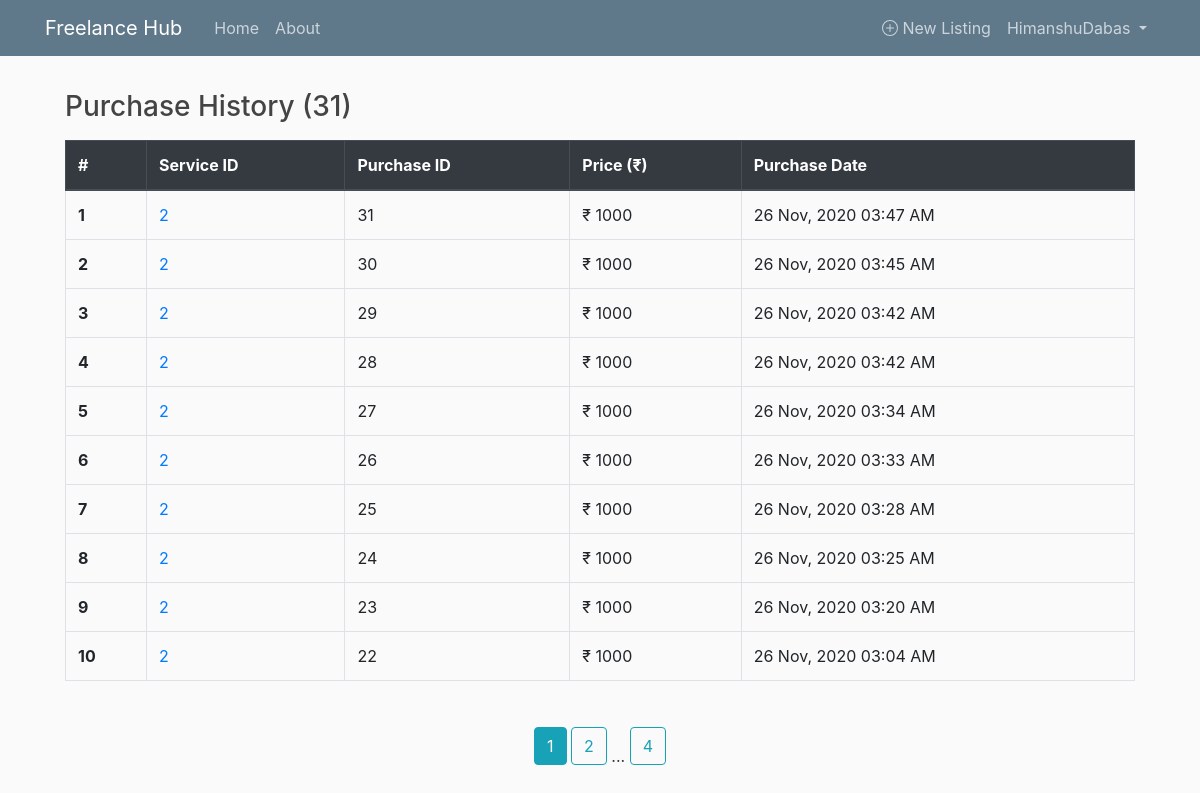
The page /history (signed in) on the database its author committed.
### freelancehub/models.py (models this page shows, shortened)
class User(db.Model, UserMixin):
    id = db.Column(db.Integer, primary_key=True)
    username = db.Column(db.String(20), unique=True, nullable=False)
    email = db.Column(db.String(120), unique=True, nullable=False)
    image_file = db.Column(db.String(20), nullable=False, default='default.jpg')
    password = db.Column(db.String(60), nullable=False)
    posts = db.relationship('Post', backref='author', lazy=True)

class Service(db.Model):
    id = db.Column(db.Integer, primary_key=True)
    post_id = db.Column(db.Integer, db.ForeignKey('post.id'), nullable=False)
    buyer_id = db.Column(db.Integer, db.ForeignKey('user.id'), nullable=False)
    buy_date = db.Column(db.DateTime, nullable=False, default=datetime.utcnow)
    buy_price = db.Column(db.Integer, nullable=False)

### freelancehub/users/routes.py (the view)
@users.route("/history")
@login_required
def history():
    page = request.args.get('page', 1, type=int)
    user = User.query.filter_by(username=current_user.username).first_or_404
    services = Service.query.filter_by(buyer_id=current_user.id)\
        .order_by(Service.buy_date.desc())\
        .paginate(page=page, per_page=10)
    return render_template('user/history.html', services=services, user=user,
                            title='History')

### freelancehub/models.py (called while the page is built)
@login_manager.user_loader
def load_user(user_id):
    return User.query.get(int(user_id))

### freelancehub/templates/user/history.html
{% extends "layout.html" %}
{% block content %}
    <div class="content-section">
        <h3 class="text-left mb-3">Purchase History ({{ services.total }})</h3>
        {% if services.total %}
          <table class="table table-bordered">
            <thead class="thead-dark">
              <tr>
                <th scope="col">#</th>
                <th scope="col">Service ID</th>
                <th scope="col">Purchase ID</th>
                <th scope="col">Price (₹)</th>
                <th scope="col">Purchase Date</th>
              </tr>
            </thead>
            <tbody>
              {% for service in services.items %}
                <tr>
                  <th scope="row">{{ loop.index }}</th>
                  <td><a href="{{ url_for('posts.post', post_id=service.post_id) }}">{{ service.post_id }}</a></td>
                  <td>{{ service.id }}</td>
                  <td>₹ {{ service.buy_price }}</td>
                  <td>{{ service.buy_date.strftime('%d %b, %Y %I:%M %p') }}</td>
                </tr>
              {% endfor %}
            </tbody>
          </table>
        {% else %}
            <h2 class="text-center">Your History is empty. Try buyting some Services from HomePage.</h2>
        {% endif %}
    </div>
    <div class="text-center">
      {% for page_num in services.iter_pages(left_edge=1, right_edge=1, left_current=1, right_current=2) %}
        {% if page_num %}
          {% if services.page == page_num %}
            <a class="btn btn-info mb-4" href="{{ url_for('users.history', page=page_num) }}">{{ page_num }}</a>
          {% else %}
            <a class="btn btn-outline-info mb-4" href="{{ url_for('users.history', page=page_num) }}">{{ page_num }}</a>
          {% endif %}
        {% else %}
          ...
        {% endif %}
      {% endfor %}
    </div>
{% endblock content %}

### freelancehub/templates/layout.html (shortened to what this page needs)
<!DOCTYPE html>
<html>
<head>
    <link rel="stylesheet" href="https://stackpath.bootstrapcdn.com/bootstrap/4.3.1/css/bootstrap.min.css">
    <link rel="stylesheet" type="text/css" href="{{ url_for('static', filename='main.css') }}">
</head>
<body>
    <header class="site-header">
      <nav class="navbar navbar-expand-md navbar-dark bg-steel fixed-top">
        <div class="container">
          <a class="navbar-brand mr-4" href="/">Freelance Hub</a>
          <div class="collapse navbar-collapse" id="navbarToggle">
            <div class="navbar-nav mr-auto">
              <a class="nav-item nav-link" href="{{ url_for('main.home') }}">Home</a>
              <a class="nav-item nav-link" href="{{ url_for('main.about') }}">About</a>
            </div>
            <div class="navbar-nav">
              {% if current_user.is_authenticated %}
                <div>
                  <a class="nav-item nav-link d-flex" style="align-items:center;justify-content:center;" href="{{ url_for('posts.new_post') }}">
                    <span class="">
                      &nbsp;New Listing
                    </span>
                  </a>
                </div>
                <div class="nav-item dropdown">
                  <a class="nav-link dropdown-toggle" href="#" id="navbarDropdown" role="button" data-toggle="dropdown" aria-haspopup="true" aria-expanded="false">
                    {{ current_user.username }}
                  </a>
                </div>
              {% else %}
                <a class="nav-item nav-link" href="{{ url_for('users.login') }}">Login</a>
                <a class="nav-item nav-link" href="{{ url_for('users.register') }}">Register</a>
              {% endif %}
            </div>
          </div>
        </div>
      </nav>
    </header>
    <main role="main" class="container">
      <div class="row">
        <div class="col-md">
          {% block content %}{% endblock %}
        </div>
      </div>
    </main>
</body>
</html>

### freelancehub/static/main.css (style rules this page uses)
body { background: #fafafa; color: #333333; margin-top: 5rem; }
h1, h2, h3, h4, h5, h6 { color: #444444; }
.bg-steel { background-color: #5f788a; }
.site-header .navbar-nav .nav-link { color: #cbd5db; }
.content-section { padding: 10px 20px; border-radius: 3px; margin-bottom: 20px; }

### rows shown on the page
User: username "HimanshuDabas"
Service: post_id "2", id "31", buy_price "1000", buy_date "26 Nov, 2020 03:47 AM"
Service: post_id "2", id "30", buy_price "1000", buy_date "26 Nov, 2020 03:45 AM"
Service: post_id "2", id "29", buy_price "1000", buy_date "26 Nov, 2020 03:42 AM"
Service: post_id "2", id "28", buy_price "1000", buy_date "26 Nov, 2020 03:42 AM"
Service: post_id "2", id "27", buy_price "1000", buy_date "26 Nov, 2020 03:34 AM"
Service: post_id "2", id "26", buy_price "1000", buy_date "26 Nov, 2020 03:33 AM"
Service: post_id "2", id "25", buy_price "1000", buy_date "26 Nov, 2020 03:28 AM"
Service: post_id "2", id "24", buy_price "1000", buy_date "26 Nov, 2020 03:25 AM"
Service: post_id "2", id "23", buy_price "1000", buy_date "26 Nov, 2020 03:20 AM"
Service: post_id "2", id "22", buy_price "1000", buy_date "26 Nov, 2020 03:04 AM"

### other values the page prints
{{ services.total }} "31"
{{ page_num }} "1"
{{ page_num }} "2" "4"
